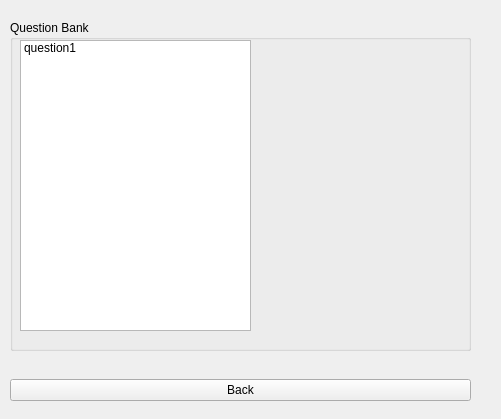
<?xml version="1.0" encoding="UTF-8"?>
<ui version="4.0">
 <class>Question_bank</class>
 <widget class="QMainWindow" name="Question_bank">
  <property name="geometry">
   <rect>
    <x>0</x>
    <y>0</y>
    <width>501</width>
    <height>419</height>
   </rect>
  </property>
  <property name="minimumSize">
   <size>
    <width>501</width>
    <height>419</height>
   </size>
  </property>
  <property name="maximumSize">
   <size>
    <width>501</width>
    <height>419</height>
   </size>
  </property>
  <property name="windowTitle">
   <string>Question Bank</string>
  </property>
  <widget class="QWidget" name="centralwidget">
   <widget class="QGroupBox" name="question_group_box">
    <property name="geometry">
     <rect>
      <x>10</x>
      <y>20</y>
      <width>461</width>
      <height>331</height>
     </rect>
    </property>
    <property name="title">
     <string>Question Bank</string>
    </property>
    <widget class="QListWidget" name="question_list">
     <property name="geometry">
      <rect>
       <x>10</x>
       <y>20</y>
       <width>231</width>
       <height>291</height>
      </rect>
     </property>
     <item>
      <property name="text">
       <string>question1</string>
      </property>
     </item>
    </widget>
   </widget>
   <widget class="QWidget" name="horizontalLayoutWidget">
    <property name="geometry">
     <rect>
      <x>10</x>
      <y>370</y>
      <width>461</width>
      <height>41</height>
     </rect>
    </property>
    <layout class="QHBoxLayout" name="horizontalLayout">
     <item>
      <widget class="QPushButton" name="cancel_question_button">
       <property name="text">
        <string>Back</string>
       </property>
      </widget>
     </item>
    </layout>
   </widget>
  </widget>
 </widget>
 <resources/>
 <connections/>
</ui>
